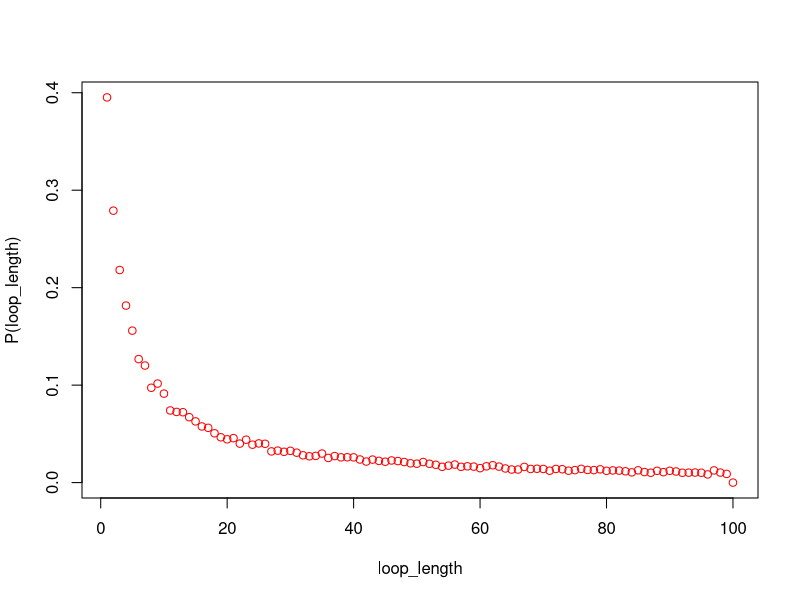

Source code (R):
#--------------------------------Group Members----------------------------------

#Saksham Joshi(S2435635)
#Medha Ranga(S2417159)
#Richa Suresh Divkar(s2335095)

#-------------------------------Github repo Link--------------------------------



# https://github.com/MedhaRanga/Project2-Group4-Statistical_Programming.git


#----------------------------------Contributions--------------------------------



#Saksham Joshi - Q1,Q2,Q3,q4,Q5,Q6(code and comments)
#Richa Suresh Divkar - Q1,Q4,Q5,Q6(code)
#Medha Ranga - Q1,Q2,Q3,Q4(code)



#-----------------------------Overview of code file-----------------------------



# The code file is divided into 6 six segments. In the first segment we try 
# to compute the probabilty of a single prisoner getting free using strategies 1,
# 2 or 3. In the second segment we try to compute the probability that all 
# prisoners get free using strategies 1,2 or 3. In the third code segment we run 
# functions Pone and Pall with n=5 and n=50 for all 3 strategies (we can take any 
# values for k and default value of nreps is 10000).In the fourth segment we try to
# interpret the results we get from Q1,Q2 and Q3. In the fifth segment we create 
# function dloop that computes the probability of each loop length 1 to 2n 
# occurring at least once in a random shuffling of cards to boxes.



#-----------------------------------Question 1----------------------------------


Pone <- function(n, k, strategy, nreps=10000) {
  #Function to determine the probability that a single prisoner gets 
  #free using any one of the 3 given strategies 
  #Arguements
  # n - number of boxes that can opened by one prisoner
  # k - the prisoner number
  # strategy - strategy used by the prisoners to get free. Can be 1,2 or 3
  # nreps - number of simulations : default value 10000
  
  #Returns
  #Probability that a single prisoner got free using strategy 1,2 or 3
  
  #Working : During each simulation We create a vector of length 2n where the 
  #index of the vector represent the box number and the corresponding element 
  #represent the card number. We create a counter variable "freePrisoners" 
  #initialized at value 0 to keep a track of the number of simulations in which 
  #the prisoner got free.If prisoner gets free we increment it by 1.After all 
  #simulations have been executed we return the probability as freeprisoners/nreps
  
  #-----------------------------------CODE--------------------------------------
  freePrisoners = 0 #keeps track of the number of simulation in which prisoner 
  #number 'k' got free
  if(strategy == 1) {
    for(rep in 1:nreps) {
      cardsInBoxes <- c(sample(1 : (2*n), 2*n, replace = FALSE))
      #vector of length 2n with index representing the box number and the 
      #corresponding element representing the card number inside
      currentCard = cardsInBoxes[k];
      for(i in 1:n) {
        if(currentCard == k) { #if the card that we got = the prisoner number => prisoner gets free
          freePrisoners = freePrisoners+1 #adding one because in this simulation 
                                          #our prisoner got free
          break
        }
        else { 
          currentCard = cardsInBoxes[currentCard] #else we go and open that box 
          #whose number we got in our card in the previous box we opened
        }
      }
    }
    return (freePrisoners/nreps) # prob = favourable number of outcomes/ total number of outcomes
  }
  else if(strategy == 2) {
    for(rep in 1:nreps) {
      cardsInBoxes <- c(sample(1 : (2*n), 2*n, replace = FALSE))
      #vector of length 2n with index representing the box number and the 
      #corresponding element representing the card number inside
      startingBox <- sample(1: (2*n), 1) #randomly selecting the box to be opened first
      currentCard = cardsInBoxes[startingBox]
      for(i in 1:n) {
        if(currentCard == k) { #if the card that we got = the prisoner number => prisoner gets free
          freePrisoners = freePrisoners+1 #adding one because in this simulation 
                                          #our prisoner got free
          break
        }
        else {
          currentCard = cardsInBoxes[currentCard] #else we go and open that box 
          #whose number we got in our card in the previous box we opened
        }
      }
    }
    return (freePrisoners/nreps) # prob = favourable number of outcomes/ total number of outcomes
  }
  else if(strategy == 3) {
    for(rep in 1:nreps) {
      cardsInBoxes <- c(sample(1 : (2*n), 2*n, replace = FALSE))
      nRandomBoxes <- c(sample(1 : (2*n), n, replace = FALSE))
      for(box in nRandomBoxes) {
        if(cardsInBoxes[box] == k) { #if the card that we got = the prisoner 
          #number => prisoner gets free
          freePrisoners = freePrisoners + 1
          break
        }
      }
    }
    return (freePrisoners/nreps) #return probability
  }
  else {
    statement<-"please input correct strategy number"
    return(statement)
    #because wrong strategy has been entered
  }
}



#-------------------------------------Question 2--------------------------------



Pall <- function(n, strategy, nreps) {
  
  
  
  #Function to determine the probability that all prisoners get free using any 
  #one of the 3 given strategies 
  
  #Arguements
  # n - number of boxes that can opened by one prisoner
  # strategy - strategy used by the prisoners to get free. Can be 1,2 or 3
  # nreps - number of simulations
  
  #Returns
  #Probability that all prisoners got free using strategy 1,2 or 3
  
  #Working : During each simulation We create a vector of length 2n where the 
  #index of the vector represent the box number and the corresponding element 
  #represent the card number. We create a variable "freePrisoners" to keep 
  #a track of whether a prisoner got free or not and another variable "allPrisonersFree"
  #to keep a count of the simulations in which all prisoners got free. Whenever a prisoner
  #gets free we increment the "freeprisoners" variable by 1.At the end of each 
  #simulation we check if "freeprisoners"= 2n then we increment our 
  #"allprisonersfree" variable by 1.And we calculate
  #the probability by the formula allprisonersfree/nreps
  
  
  
  #---------------------------------------------CODE---------------------------------------------------------
  allPrisonersFree = 0 #keeps track of the number of simulations in which all prisoners got free
  if(strategy == 1) {
    for(rep in 1:nreps) {
      cardsInBoxes <- c(sample(1 : (2*n), 2*n, replace = FALSE))   #vector of 
      #length 2n with index representing the box number and the corresponding 
      #element representing the card number inside
      freePrisoners = 0
      for(prisoner in 1: (2*n)) {
        currentCard = cardsInBoxes[prisoner] 
        for(i in 1:n) {
          if(currentCard == prisoner) { #if the card that we got = the prisoner number
            #=> prisoner gets free
            freePrisoners = freePrisoners + 1
            break
          }
          else {
            currentCard = cardsInBoxes[currentCard] #otherwise we go see the card 
            #and go to that box number
          }
        }
      }
      if(freePrisoners == (2*n)) {
        allPrisonersFree = allPrisonersFree + 1 #increment the count of 
        #simulation in which all prisoners got free by 1
      }
    }
    return (allPrisonersFree/nreps) #return probability
  }
  else if(strategy == 2) {
    for(rep in 1:nreps) {
      freePrisoners = 0
      cardsInBoxes <- c(sample(1 : (2*n), 2*n, replace = FALSE)) #vector of 
      #length 2n with index representing the box number and the #corresponding
      #element representing the card number inside
      for(prisoner in 1: (2*n)) {
        currentBox = sample(1 : (2*n), 1)
        currentCard = cardsInBoxes[currentBox]
        for(i in 1:n) {
          if(currentCard == prisoner) { #if the card that we got = the prisoner number 
            #=> prisoner gets free
            freePrisoners = freePrisoners + 1
            break
          }
          else {
            currentCard = cardsInBoxes[currentCard] #otherwise we go see the 
            #card and go to that box number
          }
        }
      }
      if(freePrisoners == (2*n)) {
        allPrisonersFree = allPrisonersFree + 1 #increment the count of 
        #simulation in which all prisoners got free by 1
      }
    }
    return (allPrisonersFree/nreps) #return probability
  }
  else if(strategy == 3) {
    for(rep in 1:nreps) {
      freePrisoners = 0
      cardsInBoxes <- c(sample(1 : (2*n), 2*n, replace = FALSE))#vector of 
      #length 2n with index representing the box number and the #corresponding 
      #element representing the card number inside
      # nRandomBoxes <- c(sample(1 : (2*n), n, replace = FALSE))
      for(prisoner in 1:(2*n)) {
        nRandomBoxes <- c(sample(1 : (2*n), n, replace = FALSE)) #selecting n 
        #random boxes out of 2n boxes
        for(box in nRandomBoxes) {
          if(cardsInBoxes[box] == prisoner) { #if the card that we got = the prisoner number
            #=> prisoner gets free
            freePrisoners = freePrisoners + 1
            break
          }
        }
      }
      if(freePrisoners == (2*n)) {
        allPrisonersFree = allPrisonersFree + 1 #increment the count of
        #simulation in which all prisoners got free by 1
      }
    }
    return (allPrisonersFree/nreps) #return probability
  }
  else{
    statement<-"please input correct strategy number"
    return(statement) #because wrong strategy was entered
  }
}


#------------------------------------Question 3---------------------------------


# running Pone for n=5 
cat(Pone(5, 4, 1, 10000))
cat(Pone(5, 4, 2, 10000))
cat(Pone(5, 4, 3, 10000))
#running Pone for n=50
cat(Pone(50, 4, 1, 10000))
cat(Pone(50, 4, 2, 10000))
cat(Pone(50, 4, 3, 10000))
#running Pall for n=5
cat(Pall(5, 1, 10000))
cat(Pall(5, 2, 10000))
cat(Pall(5, 3, 10000))
# running Pall for n=50
cat(Pall(50, 1, 10000))
cat(Pall(50, 2, 10000))
cat(Pall(50, 3, 10000))



#------------------------------------Question 4---------------------------------

# --> The probability of all prisoners escaping is higher in strategy 1 than 
#     strategy 2 or strategy 3.
# 
# -->This is because in strategy 1, prisoner opens box in a loop until he finds
#    a box with his card number (prisoner number).Each box will point to another
#    unique box.When the prisoner start with the box labelled with their number they are 
#    guaranteed to find their number.o the thing that determines whether 
#    or not they find their number depends on length of the loop.If its less 
#    than or equal to 'n' then they get free otherwise they won't get free
#    For example, if there are "2n" boxes and prisoner can  only open "n" boxes, 
#    in order to be successful the maximum loop length should  be less than "n".
#    If its unsuccessful there can be only one loop with length 
#    greater than "n", others must be less than "n" in total.
#
#    pr(success)= 1 - pr(loop length > "n")
# 
# -->In strategy 2 loop is formed, but since prisoner starts with a random box, 
#    there is no guarantee that he finds his number in that loop.
#    
#    Finally, in strategy 3, the selection of boxes is completely random with 
#    no loop formation, hence both strategies have low probability.
#         
#    In case of only 1 Prisoner the probability of 1 prisoner getting free using 
#    strategy 3 is 0.5 since he/she can randomly open 'n' boxes out of '2n' boxes
#    Even through strategy 1 the probability of a single prisoner getting free is
#    0.5 because the prisoner has again opened 'n' boxes out of '2n' boxes but 
#    in this case the events are not independent since the next box we open depends 
#    on the card number we got in the previous box

#--------------------------------------Question 5-------------------------------



dloop <- function(n, nreps=10000) {
  # Function to to estimate, by simulation, the probability of each loop length 
  # from 1 to 2n  occurring at least once in a random shuffling of cards to boxes

  #Arguements
  #n - number of boxes that can be opened
  #nreps - number of simulations - default value = 10000
  
  #Returns
  #probabilityVector - vector with probabilities of each length loop from 1 to 2n
  
  
  #Working - we create a vector "times_Vector" in which index represent the loop 
  #length and the corresponding element is the number of times the loop of length
  #'i' where 'i' is the index occured across 'nreps' number of simulations. In each
  #simulation we create a vector "cycleLengthFound" of length 2n where each 
  #element is equal to F(false). No we iterate over our box loop and determine 
  #the length of loop. We use the same logic as we did in q1 strategy 1 but this
  #time we loop till 2n. If our currentCard = box then we break out of loop. Now
  #if our length is not equal to 0 we change the 'lth' index element of the 
  #cyclelengthloop to 'T'(True) where l is equal to value of currentLength and after 
  #then we increment the loop 'lth' elememt of the times_vector by 1.Note that 
  #we increment the times_Vector inside the simulation only because even if a loop 
  #specific length occurs more than once in a single simulation we will still 
  #count that as 1. Then we return the probability as times_vector/nreps
  
  
  times_Vector <- rep(0, (2*n)) #empty vector to store probabilities. Initialized 
  #each element to 0 
  for(rep in 1:nreps) {  
    cardsInBoxes <- c(sample(1 : (2*n), 2*n, replace = FALSE)) 
    #vector of length 2n with index representing the box number and the 
    #corresponding element representing the card number inside
    cycleLengthFound <- rep(F, (2*n))
    #vector to check whether a loop of specific length has been found or not. 
    #Initialized each element to 'F'(False)
    for(box in 1:(2*n)) {
      currentLength = 0 #variable to keep a track of loop length
      currentCard = cardsInBoxes[box] 
      maxIterations = 2*n #maximum number of boxes we can open
      
      while(currentCard != box && maxIterations > 0) {
        #since current card number is not equal to box number, we 
        #increase length of loop by 1
        currentCard = cardsInBoxes[currentCard]
        currentLength = currentLength + 1 #increase length by 1
        maxIterations = maxIterations - 1 
      }
      if(currentLength != 0) {
        cycleLengthFound[currentLength] = TRUE #if length found then 
        #we change the element at that index to True
      }
    }
    for(i in 1:(2*n)) {
      if(cycleLengthFound[i]) { 
        times_Vector[i] = times_Vector[i] + 1 #increase the count of that 
        #specific loop length
      }
    }
  }
  probabilityVector = times_Vector/nreps
  return (probabilityVector)
}

#----------------------------------Question 6-----------------------------------



#dloop for n=50 and graphing the probabilities

x<-c(1:100)
p = dloop(50)

#plot to show the probabilities corresponding to each loop_length

plot(x,p,type="p",col="red",xlab="loop_length",ylab = "P(loop_length)")

#Now probability that there is no loop greater than n(in this case n=50)
# = 1-Probabaility(loop length >50)
cat("Probability that there is not loop greater than 50 is ",(1-sum(p[51:100])))

# We can clearly see that the probability that there is no loop longer than 50 is
# approximately equal to the probability that all prisoners get free that we 
# calculated using Pall function(strategy 1). Hence a necessary conditions for 
# all prisoners to get free is that there should not exist any loop of length >50

